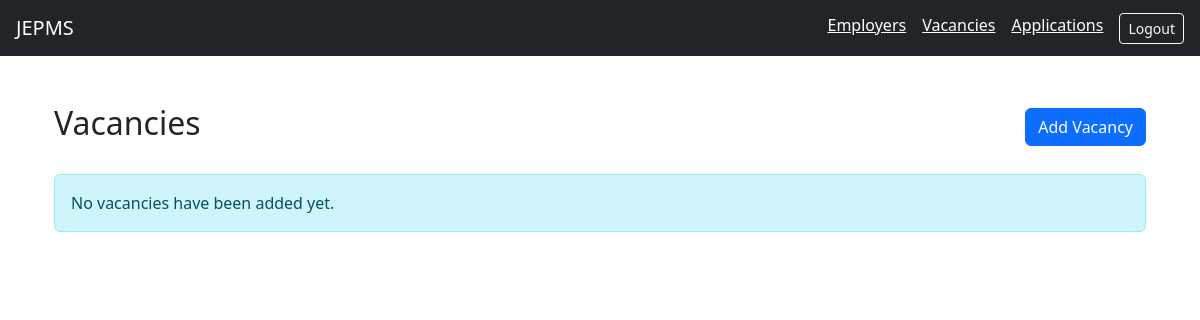
The page /vacancies/ (signed in) on the database as committed earlier.
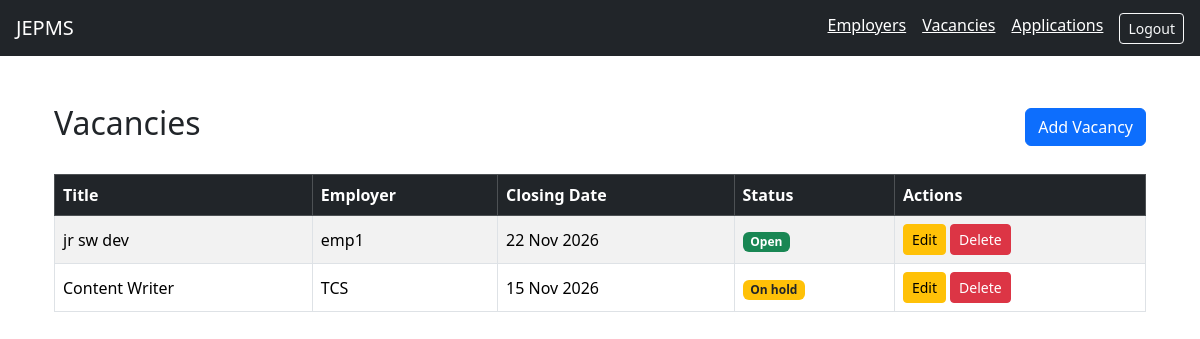
The same page on the database as committed later.
### applications/models.py (models this page shows, shortened)
class Vacancy(models.Model):
    class Status(models.TextChoices):
        OPEN = "Open", "Open"
        CLOSED = "Closed", "Closed"
        ON_HOLD = "On hold", "On hold"
    employer = models.ForeignKey(
        Employer,
        on_delete=models.PROTECT,
        related_name="vacancies",
    )
    title = models.CharField(max_length=150)
    description = models.TextField(blank=True)
    location = models.CharField(max_length=100, blank=True)
    closing_date = models.DateField(null=True, blank=True)
    status = models.CharField(
        max_length=20,
        choices=Status.choices,
        default=Status.OPEN,
    )

class Employer(models.Model):
    name = models.CharField(max_length=150)
    contact_name = models.CharField(max_length=100, blank=True)
    email = models.EmailField(blank=True)
    phone = models.CharField(max_length=20, blank=True)
    website = models.URLField(blank=True)
    notes = models.TextField(blank=True)

### applications/views.py (the view)
# urls.py: path("vacancies/", views.vacancy_list, name="vacancy_list"),
@login_required
def vacancy_list(request):
    return render(request, "vacancies/list.html", {
        "vacancies": Vacancy.objects.select_related("employer"),
    })

### templates/vacancies/list.html
{% extends "base.html" %}
{% block content %}
<div class="container mt-4">
    <div class="d-flex justify-content-between align-items-center mb-4">
        <h2>Vacancies</h2>
        <a href="{% url 'vacancy_add' %}" class="btn btn-primary">
            Add Vacancy
        </a>
    </div>
    {% if vacancies %}
        <div class="table-responsive">
            <table class="table table-bordered table-striped align-middle">
                <thead class="table-dark">
                    <tr>
                        <th>Title</th>
                        <th>Employer</th>
                        <th>Closing Date</th>
                        <th>Status</th>
                        <th>Actions</th>
                    </tr>
                </thead>
                <tbody>
                    {% for vacancy in vacancies %}
                    <tr>
                        <td>{{ vacancy.title }}</td>
                        <td>{{ vacancy.employer.name }}</td>
                        <td>
                            {% if vacancy.closing_date %}
                                {{ vacancy.closing_date|date:"d M Y" }}
                            {% else %}
                                Not specified
                            {% endif %}
                        </td>
                        <td>
                            {% if vacancy.status == "Open" %}
                                <span class="badge bg-success">
                                    {{ vacancy.status }}
                                </span>
                            {% elif vacancy.status == "Closed" %}
                                <span class="badge bg-danger">
                                    {{ vacancy.status }}
                                </span>
                            {% else %}
                                <span class="badge bg-warning text-dark">
                                    {{ vacancy.status }}
                                </span>
                            {% endif %}
                        </td>
                        <td>
                            <a href="{% url 'vacancy_edit' vacancy.pk %}"
                               class="btn btn-sm btn-warning">
                                Edit
                            </a>
                            <a href="{% url 'vacancy_delete' vacancy.pk %}"
                               class="btn btn-sm btn-danger">
                                Delete
                            </a>
                        </td>
                    </tr>
                    {% endfor %}
                </tbody>
            </table>
        </div>
    {% else %}
        <div class="alert alert-info">
            No vacancies have been added yet.
        </div>
    {% endif %}
</div>
{% endblock %}

Rows that differ between the two databases and show on the page:
added Vacancy: title "jr sw dev", employer.name "emp1", closing_date "22 Nov 2026", status "Open"
added Vacancy: title "Content Writer", employer.name "TCS", closing_date "15 Nov 2026", status "On hold"
Other text that changed with them:
text no longer shown: "No vacancies have been added yet."
text now shown: "Title Employer Closing Date Status Actions"
